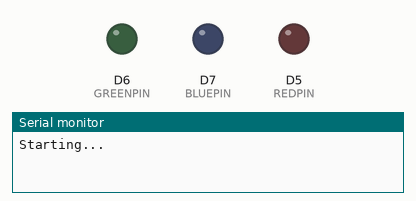
Recording of a program running on a simulated ESP8266 (NodeMCU). On the bench: output pins drawn as LEDs (lit = HIGH), the last lines printed to the serial monitor. WiFi joins after 1.5 s; servers stay silent unless stated.

Above: at 0.1 s.
At 3.7 s:
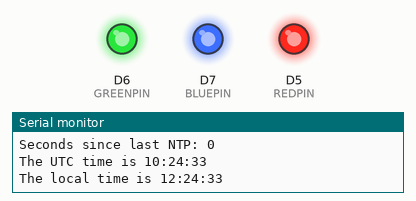
Timing chart, 0 to 5.2 s (numbered marks = the images above):
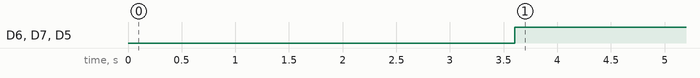

The program:

main.cpp
```cpp
#include <Arduino.h>
#include <ESP8266WiFi.h>
#include <ESP8266mDNS.h>
#include <WiFiUdp.h>
#include <ArduinoOTA.h>
#include <WiFiClient.h>
#include <ESP8266WebServer.h>
#include <ESP8266mDNS.h>

const char* HOSTNAME = "aquaponics";
const char* OTA_PASSWORD = "password";
const char* WIFI_SSID = "Intel_IOTSWC";
const char* WIFI_PASSWORD = "intel2016";
const char* NTP_SERVER_NAME = "0.pool.ntp.org";
const int NTP_PACKET_SIZE = 48;
const unsigned int UDP_PORT = 2390;
const int GMT_OFFSET = 2;
const int REDPIN = D5;
const int GREENPIN = D6;
const int BLUEPIN = D7;

WiFiUDP udp;
IPAddress ntpServerIP;
byte packetBuffer[NTP_PACKET_SIZE];

int hour;
int minute;
int second;

char requestedTime = 0;
int checkTimeRetries = 0;

unsigned long epoch = 0;
unsigned long lastNTP = 0;
unsigned long lastLoop = 0;

MDNSResponder mdns;
ESP8266WebServer server(80);

void requestTime();
bool checkTime();
unsigned long sendNTPpacket(IPAddress& address);
void decodeEpoch(unsigned long currentTime);
void printTime(unsigned long i);

void setup() {
  Serial.begin(9600);
  Serial.println("Starting...");
  WiFi.mode(WIFI_STA);
  WiFi.begin(WIFI_SSID, WIFI_PASSWORD);
  while (WiFi.waitForConnectResult() != WL_CONNECTED) {
    Serial.println("Connection failed! Restarting...");
    delay(5000);
    ESP.restart();
  }

  ArduinoOTA.setHostname(HOSTNAME);
  ArduinoOTA.setPassword(OTA_PASSWORD);

  ArduinoOTA.onStart([] {
    Serial.println("Starting OTA update");
  });

  ArduinoOTA.onEnd([] {
    Serial.println("\nDone");
  });

  ArduinoOTA.onProgress([](unsigned int progress, unsigned int total) {
    Serial.printf("Progress: %u%%\r", (progress / (total / 100)));
  });

  ArduinoOTA.onError([](ota_error_t error) {
    Serial.printf("Error[%u]: ", error);
    if (error == OTA_AUTH_ERROR) Serial.println("Auth Failed");
    else if (error == OTA_BEGIN_ERROR) Serial.println("Begin Failed");
    else if (error == OTA_CONNECT_ERROR) Serial.println("Connect Failed");
    else if (error == OTA_RECEIVE_ERROR) Serial.println("Receive Failed");
    else if (error == OTA_END_ERROR) Serial.println("End Failed");
  });

  ArduinoOTA.begin();
  Serial.print("IP address: ");
  Serial.println(WiFi.localIP());

  //Get the time
  Serial.println("Starting UDP");
  udp.begin(UDP_PORT);
  Serial.print("Local port: ");
  Serial.println(udp.localPort());
  requestTime();
  delay(2000);
  while (!checkTime()) {
    delay(2000);
    checkTimeRetries++;
    if (checkTimeRetries > 5) {
      requestTime();
    }
  }

  pinMode(REDPIN, OUTPUT);
  pinMode(GREENPIN, OUTPUT);
  pinMode(BLUEPIN, OUTPUT);
  digitalWrite(REDPIN, LOW);
  digitalWrite(GREENPIN, LOW);
  digitalWrite(BLUEPIN, LOW);

  if (mdns.begin("esp8266", WiFi.localIP())) {
    Serial.println("MDNS responder started");
  }

  server.on("/hour", [] {
    char str[10];
    snprintf(str, 10, "%d", hour);
    server.send(200, "text/plain", str);
  });

  server.onNotFound([] {
    server.send(404, "text/plain", "404!");
  });

  server.begin();
}

void loop() {
  server.handleClient();
  ArduinoOTA.handle();

  if (millis() - lastLoop > 500) {
    lastLoop = millis();
    // Serial.print("Epoch is: ");
    // Serial.println(epoch);
    int secsSinceLastNTP = (millis() - lastNTP) / 1000;
    Serial.print("Seconds since last NTP: ");
    Serial.println(secsSinceLastNTP);

    // Check time with NTP server every 5min
    if (secsSinceLastNTP > 300 and requestedTime == 0) {
      Serial.println("NTP requested");
      requestTime();
      requestedTime = 1;
    }

    if (requestedTime == 1) {
      checkTime();
      checkTimeRetries++;
      if (checkTimeRetries > 5) {
        requestedTime = 0;
      }
    }

    decodeEpoch(epoch + secsSinceLastNTP);

    if (hour >= 9 && hour < 19) {
        // analogWrite(REDPIN, 255);
        // analogWrite(GREENPIN, 255);
        // analogWrite(BLUEPIN, 255);
        digitalWrite(REDPIN, HIGH);
        digitalWrite(GREENPIN, HIGH);
        digitalWrite(BLUEPIN, HIGH);
    } else {
        // analogWrite(REDPIN, 0);
        // analogWrite(GREENPIN, 0);
        // analogWrite(BLUEPIN, 0);
        digitalWrite(REDPIN, LOW);
        digitalWrite(GREENPIN, LOW);
        digitalWrite(BLUEPIN, LOW);
    }
  }
}

void requestTime() {
  Serial.println("Getting Time");
  WiFi.hostByName(NTP_SERVER_NAME, ntpServerIP);
  sendNTPpacket(ntpServerIP); // send an NTP packet to a time server
}

bool checkTime() {
  int cb = udp.parsePacket();
  if (!cb) {
    Serial.println("no packet yet");
    return false;
  }
  Serial.print("packet received, length=");
  Serial.println(cb);
  // We've received a packet, read the data from it
  udp.read(packetBuffer, NTP_PACKET_SIZE);

  // the timestamp starts at byte 40 of the received packet and is
  // four bytes, or two words, long. First, extract the two words:
  unsigned long highWord = word(packetBuffer[40], packetBuffer[41]);
  unsigned long lowWord = word(packetBuffer[42], packetBuffer[43]);
  // combine the four bytes (two words) into a long integer
  // this is NTP time (seconds since Jan 1 1900):
  unsigned long secsSince1900 = highWord << 16 | lowWord;
  // Serial.print("Seconds since Jan 1 1900 = " );
  // Serial.println(secsSince1900);

  // now convert NTP time into everyday time:
  // Unix time starts on Jan 1 1970. In seconds, that's 2208988800:
  const unsigned long seventyYears = 2208988800UL;
  // subtract seventy years:
  epoch = secsSince1900 - seventyYears;
  // Serial.print("Unix time = ");
  // Serial.println(epoch);

  lastNTP = millis();
  requestedTime = 0;
  checkTimeRetries = 0;
  return true;
}

// send an NTP request to the time server at the given address
unsigned long sendNTPpacket(IPAddress& address) {
  Serial.println("sending NTP packet...");
  // set all bytes in the buffer to 0
  memset(packetBuffer, 0, NTP_PACKET_SIZE);
  // Initialize values needed to form NTP request
  // (see URL above for details on the packets)
  packetBuffer[0] = 0b11100011;   // LI, Version, Mode
  packetBuffer[1] = 0;     // Stratum, or type of clock
  packetBuffer[2] = 6;     // Polling Interval
  packetBuffer[3] = 0xEC;  // Peer Clock Precision
  // 8 bytes of zero for Root Delay & Root Dispersion
  packetBuffer[12]  = 49;
  packetBuffer[13]  = 0x4E;
  packetBuffer[14]  = 49;
  packetBuffer[15]  = 52;

  // all NTP fields have been given values, now
  // you can send a packet requesting a timestamp:
  udp.beginPacket(address, 123); //NTP requests are to port 123
  udp.write(packetBuffer, NTP_PACKET_SIZE);
  udp.endPacket();
}

void decodeEpoch(unsigned long currentTime) {
  Serial.print("The UTC time is ");
  printTime(epoch);
  currentTime = currentTime + (GMT_OFFSET * 60 * 60);
  Serial.print("The local time is ");
  printTime(currentTime);

  hour = (currentTime % 86400L) / 3600;
  minute = (currentTime % 3600) / 60;
  second = currentTime % 60;
}

void printTime(unsigned long i) {
  // Print the hour (86400 equals secs per day)
  Serial.print((i  % 86400L) / 3600);
  Serial.print(':');
  if ((i % 3600) / 60 < 10 ) {
    // In the first 10 minutes of each hour, we'll want a leading '0'
    Serial.print('0');
  }
  // Print the minute (3600 equals secs per minute)
  Serial.print((i  % 3600) / 60);
  Serial.print(':');
  if (i % 60 < 10 ) {
    // In the first 10 seconds of each minute, we'll want a leading '0'
    Serial.print('0');
  }
  // Print the second
  Serial.println(i % 60);
}
```

Measured:
- by itself, D6 (GREENPIN), D7 (BLUEPIN), D5 (REDPIN): LOW → HIGH at 3.6 s
